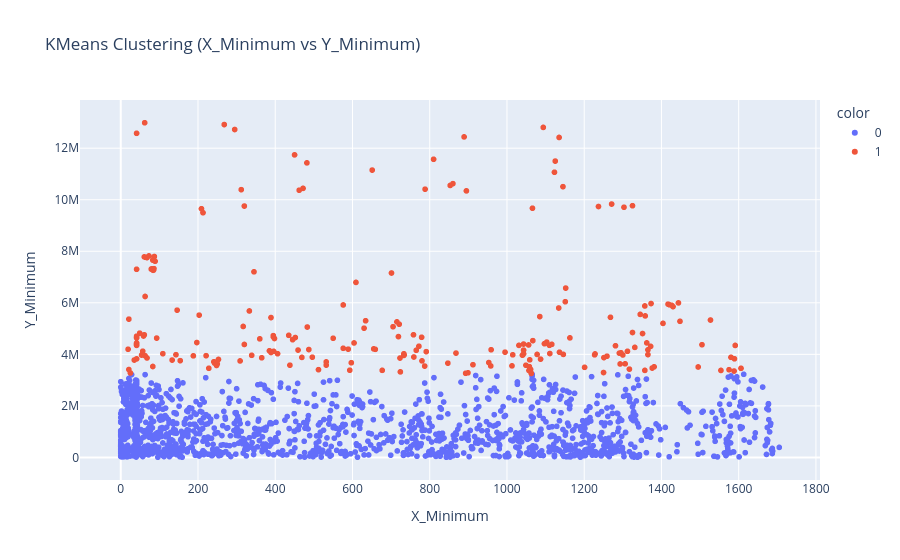

Notebook code cell kept with this figure:
### Code cell
# Tạo cột Fault_Type (string)
df['Fault_Type'] = df[fault_columns].idxmax(axis=1)

# BỎ toàn bộ cột label để chỉ còn các feature numeric thật
X_features = df.drop(columns=fault_columns + ['Fault_Type'])

# Chạy KMeans
kmeans = KMeans(n_clusters=2, random_state=42)
clusters = kmeans.fit_predict(X_features)

# Chọn 2 feature để vẽ
feature_x = 'X_Minimum'
feature_y = 'Y_Minimum'

fig7 = px.scatter(
    X_features,
    x=feature_x,
    y=feature_y,
    color=clusters.astype(str),
    title=f"KMeans Clustering ({feature_x} vs {feature_y})",
    labels={feature_x: feature_x, feature_y: feature_y},
)

fig7.show()

### Figure 1 — Plotly figure (JSON) as saved in the notebook; plotly's stock layout.template omitted (floating-point values rounded to 4 significant figures; data arrays with more than 128 entries replaced by an {"elided": "..."} marker saying what was removed)
{"data": [{"hovertemplate": "color=0<br>X_Minimum=%{x}<br>Y_Minimum=%{y}<extra></extra>", "legendgroup": "0", "marker": {"color": "#636efa", "symbol": "circle"}, "mode": "markers", "name": "0", "showlegend": true, "type": "scattergl", "x": {"elided": "1712 int values"}, "xaxis": "x", "y": {"elided": "1712 int values"}, "yaxis": "y"}, {"hovertemplate": "color=1<br>X_Minimum=%{x}<br>Y_Minimum=%{y}<extra></extra>", "legendgroup": "1", "marker": {"color": "#EF553B", "symbol": "circle"}, "mode": "markers", "name": "1", "showlegend": true, "type": "scattergl", "x": {"elided": "229 int values"}, "xaxis": "x", "y": {"elided": "229 int values"}, "yaxis": "y"}], "layout": {"legend": {"title": {"text": "color"}, "tracegroupgap": 0}, "title": {"text": "KMeans Clustering (X_Minimum vs Y_Minimum)"}, "xaxis": {"anchor": "y", "domain": [0, 1], "title": {"text": "X_Minimum"}}, "yaxis": {"anchor": "x", "domain": [0, 1], "title": {"text": "Y_Minimum"}}}}
